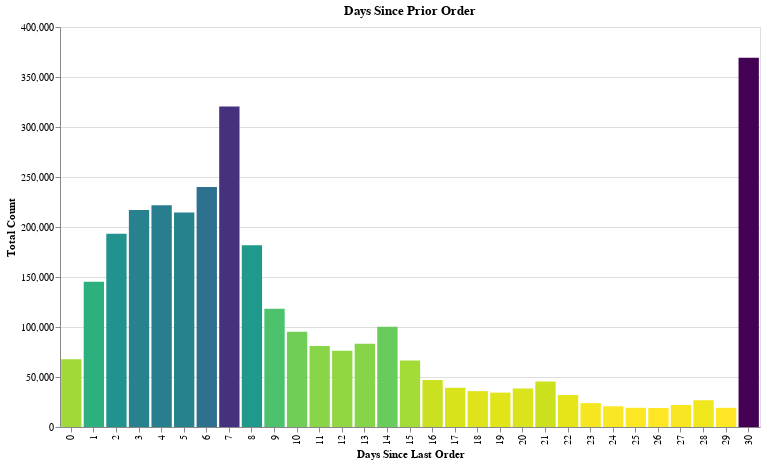

The notebook cell this image was saved under:
### Code cell
prev_order_chart = alt.Chart(days_since_prior).mark_bar().encode(
    alt.X("days_since_prior_order:O", bin=False, title="Days Since Last Order"),
    alt.Y('count:Q', title="Total Count"),
#     alt.ColorValue('darkorange'),
#     color = alt.Color('order_hour_of_day', alt.ColorValue("blue")),
#     color='orange',
    color = alt.Color('count', legend=None, sort="descending", scale=alt.Scale(scheme='viridis')),
    tooltip=[alt.Tooltip('days_since_prior_order:Q', title="Days since Last Order"), alt.Tooltip('count:Q'), alt.Tooltip('pct_of_total:Q')]
    ).properties(title="Days Since Prior Order", width=700, height=400)

prev_order_chart

### Figure 1 — Vega-Lite specification as saved in the notebook (floating-point values rounded to 4 significant figures)
{"$schema": "https://vega.github.io/schema/vega-lite/v2.6.0.json", "config": {"background": "white", "view": {"height": 300, "width": 400}}, "data": {"name": "data-3db4bc69f8a7856b0194699416cd89c2"}, "datasets": {"data-3db4bc69f8a7856b0194699416cd89c2": [{"count": 67755, "days_since_prior_order": 0, "pct_of_total": 2.11}, {"count": 145247, "days_since_prior_order": 1, "pct_of_total": 4.52}, {"count": 193206, "days_since_prior_order": 2, "pct_of_total": 6.01}, {"count": 217005, "days_since_prior_order": 3, "pct_of_total": 6.75}, {"count": 221696, "days_since_prior_order": 4, "pct_of_total": 6.9}, {"count": 214503, "days_since_prior_order": 5, "pct_of_total": 6.67}, {"count": 240013, "days_since_prior_order": 6, "pct_of_total": 7.47}, {"count": 320608, "days_since_prior_order": 7, "pct_of_total": 9.97}, {"count": 181717, "days_since_prior_order": 8, "pct_of_total": 5.65}, {"count": 118188, "days_since_prior_order": 9, "pct_of_total": 3.68}, {"count": 95186, "days_since_prior_order": 10, "pct_of_total": 2.96}, {"count": 80970, "days_since_prior_order": 11, "pct_of_total": 2.52}, {"count": 76146, "days_since_prior_order": 12, "pct_of_total": 2.37}, {"count": 83214, "days_since_prior_order": 13, "pct_of_total": 2.59}, {"count": 100230, "days_since_prior_order": 14, "pct_of_total": 3.12}, {"count": 66579, "days_since_prior_order": 15, "pct_of_total": 2.07}, {"count": 46941, "days_since_prior_order": 16, "pct_of_total": 1.46}, {"count": 39245, "days_since_prior_order": 17, "pct_of_total": 1.22}, {"count": 35881, "days_since_prior_order": 18, "pct_of_total": 1.12}, {"count": 34384, "days_since_prior_order": 19, "pct_of_total": 1.07}, {"count": 38527, "days_since_prior_order": 20, "pct_of_total": 1.2}, {"count": 45470, "days_since_prior_order": 21, "pct_of_total": 1.41}, {"count": 32012, "days_since_prior_order": 22, "pct_of_total": 1}, {"count": 23885, "days_since_prior_order": 23, "pct_of_total": 0.74}, {"count": 20712, "days_since_prior_order": 24, "pct_of_total": 0.64}, {"count": 19234, "days_since_prior_order": 25, "pct_of_total": 0.6}, {"count": 19016, "days_since_prior_order": 26, "pct_of_total": 0.59}, {"count": 22013, "days_since_prior_order": 27, "pct_of_total": 0.68}, {"count": 26777, "days_since_prior_order": 28, "pct_of_total": 0.83}, {"count": 19191, "days_since_prior_order": 29, "pct_of_total": 0.6}, {"count": 369323, "days_since_prior_order": 30, "pct_of_total": 11.49}]}, "encoding": {"color": {"field": "count", "legend": null, "scale": {"scheme": "viridis"}, "sort": "descending", "type": "quantitative"}, "tooltip": [{"field": "days_since_prior_order", "title": "Days since Last Order", "type": "quantitative"}, {"field": "count", "type": "quantitative"}, {"field": "pct_of_total", "type": "quantitative"}], "x": {"bin": false, "field": "days_since_prior_order", "title": "Days Since Last Order", "type": "ordinal"}, "y": {"field": "count", "title": "Total Count", "type": "quantitative"}}, "height": 400, "mark": "bar", "title": "Days Since Prior Order", "width": 700}
